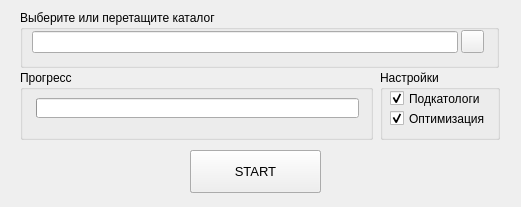
<?xml version="1.0" encoding="UTF-8"?>
<ui version="4.0">
 <class>MainWindow</class>
 <widget class="QMainWindow" name="MainWindow">
  <property name="enabled">
   <bool>true</bool>
  </property>
  <property name="geometry">
   <rect>
    <x>0</x>
    <y>0</y>
    <width>521</width>
    <height>207</height>
   </rect>
  </property>
  <property name="sizePolicy">
   <sizepolicy hsizetype="Preferred" vsizetype="Preferred">
    <horstretch>0</horstretch>
    <verstretch>0</verstretch>
   </sizepolicy>
  </property>
  <property name="minimumSize">
   <size>
    <width>521</width>
    <height>207</height>
   </size>
  </property>
  <property name="maximumSize">
   <size>
    <width>521</width>
    <height>207</height>
   </size>
  </property>
  <property name="font">
   <font>
    <family>Arial</family>
   </font>
  </property>
  <property name="acceptDrops">
   <bool>true</bool>
  </property>
  <property name="windowTitle">
   <string>ConverterPNG</string>
  </property>
  <property name="windowIcon">
   <iconset resource="../res.qrc">
    <normaloff>:/res/prog.ico</normaloff>:/res/prog.ico</iconset>
  </property>
  <property name="toolButtonStyle">
   <enum>Qt::ToolButtonIconOnly</enum>
  </property>
  <widget class="QWidget" name="centralWidget">
   <widget class="QPushButton" name="btnStart">
    <property name="geometry">
     <rect>
      <x>190</x>
      <y>150</y>
      <width>131</width>
      <height>43</height>
     </rect>
    </property>
    <property name="font">
     <font>
      <family>Arial</family>
      <pointsize>10</pointsize>
     </font>
    </property>
    <property name="text">
     <string>START</string>
    </property>
    <property name="icon">
     <iconset resource="../res.qrc">
      <normaloff>:/res/start.ico</normaloff>:/res/start.ico</iconset>
    </property>
    <property name="iconSize">
     <size>
      <width>24</width>
      <height>24</height>
     </size>
    </property>
    <property name="autoDefault">
     <bool>false</bool>
    </property>
    <property name="default">
     <bool>false</bool>
    </property>
    <property name="flat">
     <bool>false</bool>
    </property>
   </widget>
   <widget class="QGroupBox" name="grpOption">
    <property name="geometry">
     <rect>
      <x>380</x>
      <y>70</y>
      <width>120</width>
      <height>70</height>
     </rect>
    </property>
    <property name="font">
     <font>
      <family>Arial</family>
      <pointsize>9</pointsize>
      <weight>50</weight>
      <bold>false</bold>
     </font>
    </property>
    <property name="title">
     <string>Настройки</string>
    </property>
    <widget class="QCheckBox" name="chkSubdir">
     <property name="geometry">
      <rect>
       <x>10</x>
       <y>20</y>
       <width>91</width>
       <height>17</height>
      </rect>
     </property>
     <property name="toolTip">
      <string>Включить в обработку все подкаталоги</string>
     </property>
     <property name="text">
      <string>Подкатологи</string>
     </property>
     <property name="checked">
      <bool>true</bool>
     </property>
    </widget>
    <widget class="QCheckBox" name="chkOptimize">
     <property name="geometry">
      <rect>
       <x>10</x>
       <y>40</y>
       <width>101</width>
       <height>17</height>
      </rect>
     </property>
     <property name="toolTip">
      <string>Можно отключить оптимизацию (для теста скорости)</string>
     </property>
     <property name="text">
      <string>Оптимизация</string>
     </property>
     <property name="checked">
      <bool>true</bool>
     </property>
    </widget>
   </widget>
   <widget class="QGroupBox" name="grpProgress">
    <property name="geometry">
     <rect>
      <x>20</x>
      <y>70</y>
      <width>353</width>
      <height>70</height>
     </rect>
    </property>
    <property name="font">
     <font>
      <family>Arial</family>
      <pointsize>9</pointsize>
     </font>
    </property>
    <property name="title">
     <string>Прогресс</string>
    </property>
    <widget class="QProgressBar" name="progressBar">
     <property name="geometry">
      <rect>
       <x>16</x>
       <y>28</y>
       <width>323</width>
       <height>20</height>
      </rect>
     </property>
     <property name="maximum">
      <number>100</number>
     </property>
     <property name="value">
      <number>0</number>
     </property>
     <property name="textVisible">
      <bool>false</bool>
     </property>
    </widget>
    <widget class="QLabel" name="lblStatus">
     <property name="geometry">
      <rect>
       <x>24</x>
       <y>30</y>
       <width>311</width>
       <height>16</height>
      </rect>
     </property>
     <property name="font">
      <font>
       <weight>75</weight>
       <italic>true</italic>
       <bold>true</bold>
      </font>
     </property>
     <property name="styleSheet">
      <string notr="true">color: rgb(85, 0, 255);</string>
     </property>
     <property name="text">
      <string/>
     </property>
    </widget>
   </widget>
   <widget class="QGroupBox" name="grpDir">
    <property name="geometry">
     <rect>
      <x>20</x>
      <y>10</y>
      <width>479</width>
      <height>58</height>
     </rect>
    </property>
    <property name="font">
     <font>
      <family>Arial</family>
      <pointsize>9</pointsize>
     </font>
    </property>
    <property name="title">
     <string>Выберите или перетащите каталог</string>
    </property>
    <widget class="QLineEdit" name="inpDir">
     <property name="geometry">
      <rect>
       <x>12</x>
       <y>21</y>
       <width>426</width>
       <height>22</height>
      </rect>
     </property>
     <property name="acceptDrops">
      <bool>false</bool>
     </property>
     <property name="text">
      <string/>
     </property>
     <property name="dragEnabled">
      <bool>false</bool>
     </property>
    </widget>
    <widget class="QPushButton" name="btnDir">
     <property name="geometry">
      <rect>
       <x>441</x>
       <y>20</y>
       <width>23</width>
       <height>23</height>
      </rect>
     </property>
     <property name="toolTip">
      <string>Выбор каталога</string>
     </property>
     <property name="text">
      <string/>
     </property>
     <property name="icon">
      <iconset resource="../res.qrc">
       <normaloff>:/res/folder.ico</normaloff>:/res/folder.ico</iconset>
     </property>
    </widget>
   </widget>
   <widget class="QPushButton" name="btnStop">
    <property name="enabled">
     <bool>true</bool>
    </property>
    <property name="geometry">
     <rect>
      <x>190</x>
      <y>150</y>
      <width>131</width>
      <height>43</height>
     </rect>
    </property>
    <property name="font">
     <font>
      <family>Arial</family>
      <pointsize>10</pointsize>
     </font>
    </property>
    <property name="text">
     <string>STOP</string>
    </property>
    <property name="icon">
     <iconset resource="../res.qrc">
      <normaloff>:/res/stop.ico</normaloff>:/res/stop.ico</iconset>
    </property>
    <property name="iconSize">
     <size>
      <width>24</width>
      <height>24</height>
     </size>
    </property>
    <property name="checkable">
     <bool>false</bool>
    </property>
    <property name="checked">
     <bool>false</bool>
    </property>
    <property name="flat">
     <bool>false</bool>
    </property>
   </widget>
   <zorder>btnStop</zorder>
   <zorder>btnStart</zorder>
   <zorder>grpOption</zorder>
   <zorder>grpProgress</zorder>
   <zorder>grpDir</zorder>
  </widget>
 </widget>
 <layoutdefault spacing="6" margin="11"/>
 <tabstops>
  <tabstop>inpDir</tabstop>
  <tabstop>btnDir</tabstop>
  <tabstop>chkSubdir</tabstop>
  <tabstop>chkOptimize</tabstop>
  <tabstop>btnStart</tabstop>
 </tabstops>
 <resources>
  <include location="../res.qrc"/>
 </resources>
 <connections/>
</ui>
